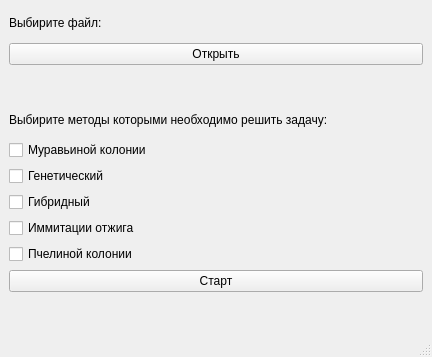
<?xml version="1.0" encoding="UTF-8"?>
<ui version="4.0">
 <class>MainWindow</class>
 <widget class="QMainWindow" name="MainWindow">
  <property name="geometry">
   <rect>
    <x>0</x>
    <y>0</y>
    <width>432</width>
    <height>357</height>
   </rect>
  </property>
  <property name="cursor">
   <cursorShape>ArrowCursor</cursorShape>
  </property>
  <property name="mouseTracking">
   <bool>false</bool>
  </property>
  <property name="windowTitle">
   <string>MainWindow</string>
  </property>
  <widget class="QWidget" name="centralwidget">
   <layout class="QVBoxLayout" name="verticalLayout">
    <item>
     <widget class="QLabel" name="label_for_open_file">
      <property name="text">
       <string>Выбирите файл:</string>
      </property>
     </widget>
    </item>
    <item>
     <widget class="QPushButton" name="pushButton_for_open_fille">
      <property name="text">
       <string>Открыть</string>
      </property>
      <property name="default">
       <bool>false</bool>
      </property>
      <property name="flat">
       <bool>false</bool>
      </property>
     </widget>
    </item>
    <item>
     <widget class="QLabel" name="label_path_to_file">
      <property name="text">
       <string/>
      </property>
     </widget>
    </item>
    <item>
     <widget class="QLabel" name="label_for_choose">
      <property name="text">
       <string>Выбирите методы которыми необходимо решить задачу:</string>
      </property>
     </widget>
    </item>
    <item>
     <widget class="QCheckBox" name="checkBox_ant_colony">
      <property name="toolTip">
       <string>&lt;html&gt;&lt;head/&gt;&lt;body&gt;&lt;p&gt;Метод муравьиной колонии в классической реализации&lt;/p&gt;&lt;/body&gt;&lt;/html&gt;</string>
      </property>
      <property name="text">
       <string>Муравьиной колонии</string>
      </property>
      <property name="checkable">
       <bool>true</bool>
      </property>
      <property name="checked">
       <bool>false</bool>
      </property>
      <property name="tristate">
       <bool>false</bool>
      </property>
     </widget>
    </item>
    <item>
     <widget class="QCheckBox" name="checkBox_genetic">
      <property name="toolTip">
       <string>&lt;html&gt;&lt;head/&gt;&lt;body&gt;&lt;p&gt;Класический генетический алгоритм&lt;/p&gt;&lt;/body&gt;&lt;/html&gt;</string>
      </property>
      <property name="text">
       <string>Генетический</string>
      </property>
     </widget>
    </item>
    <item>
     <widget class="QCheckBox" name="checkBox_gibrid">
      <property name="toolTip">
       <string>&lt;html&gt;&lt;head/&gt;&lt;body&gt;&lt;p&gt;Гибрид алгоритма муравьиной колонии и генетического алгоритма&lt;/p&gt;&lt;/body&gt;&lt;/html&gt;</string>
      </property>
      <property name="text">
       <string>Гибридный</string>
      </property>
     </widget>
    </item>
    <item>
     <widget class="QCheckBox" name="checkBox_imitation">
      <property name="text">
       <string>Иммитации отжига</string>
      </property>
     </widget>
    </item>
    <item>
     <widget class="QCheckBox" name="checkBox_bee">
      <property name="text">
       <string>Пчелиной колонии</string>
      </property>
     </widget>
    </item>
    <item>
     <widget class="QPushButton" name="pushButton">
      <property name="text">
       <string>Старт</string>
      </property>
     </widget>
    </item>
    <item>
     <widget class="QLabel" name="label_for_process">
      <property name="text">
       <string/>
      </property>
     </widget>
    </item>
   </layout>
  </widget>
  <widget class="QStatusBar" name="statusbar"/>
  <widget class="QMenuBar" name="menubar">
   <property name="geometry">
    <rect>
     <x>0</x>
     <y>0</y>
     <width>432</width>
     <height>26</height>
    </rect>
   </property>
  </widget>
 </widget>
 <resources/>
 <connections/>
</ui>
